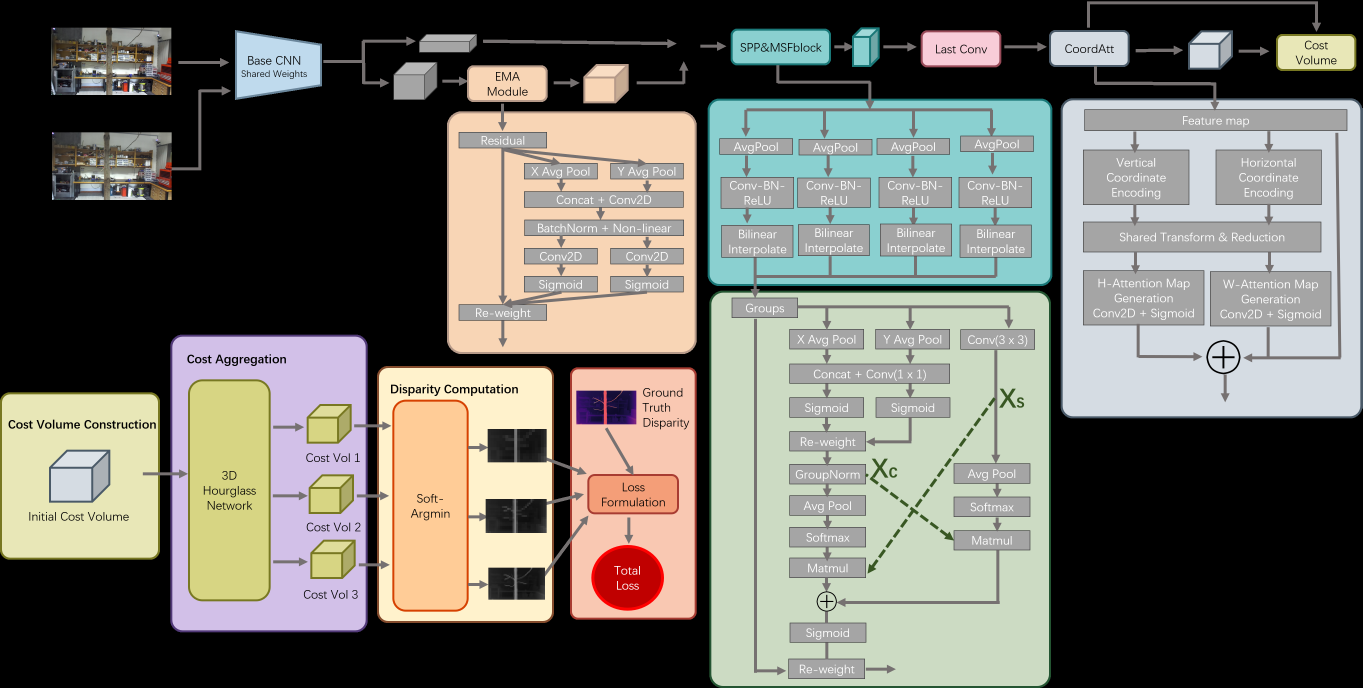
#> input picture assets/flow_chart.png, 4087 x 2064 px, given in place of DEFOM-Stereo_3305.png, which was not available (shown at 1/3 size)
$ python make_blur_layers.py
#> lines starting #> are read from the running program, lines starting #| are printed output that depends on the picture; pictures that were not available may be replaced by others from this repository, and a replacement may not be noted
"""Generate 3 progressively mosaic (pixelated block) versions of a disparity map.

Illustrates the coarse-to-fine Soft-Argmin outputs (disp1/disp2/disp3 in
src/disp_processor.py). Label 1 is the coarsest (biggest mosaic blocks), label 3
is the finest (smallest blocks). Edit --blocks to change the block size per layer.
"""

import argparse
from pathlib import Path

import cv2

# EMCStereo/  ->  repo root that holds the ground-truth image
SCRIPT_DIR = Path(__file__).resolve().parent
DEFAULT_INPUT = SCRIPT_DIR.parent / "DEFOM-Stereo_3305.png"


def parse_args():
    parser = argparse.ArgumentParser(description=__doc__)
    parser.add_argument(
        "-i", "--input", type=Path, default=DEFAULT_INPUT,
        help="path to the ground-truth image",
    )
    parser.add_argument(
        "-o", "--output-dir", type=Path, default=None,
        help="output folder (default: same folder as the input image)",
    )
    parser.add_argument(
        "-b", "--blocks", type=int, nargs=3, default=[96, 56, 32],
        metavar=("B1", "B2", "B3"),
        help="mosaic block size in pixels for layers 1, 2, 3 (coarse -> fine)",
    )
    return parser.parse_args()


def mosaic(image, block):
    """Pixelate `image` into square blocks of `block` pixels (hard edges)."""
    h, w = image.shape[:2]
    small = cv2.resize(
        image, (max(1, w // block), max(1, h // block)),
        interpolation=cv2.INTER_AREA,
    )
    return cv2.resize(small, (w, h), interpolation=cv2.INTER_NEAREST)


def main():
    args = parse_args()

    image = cv2.imread(str(args.input), cv2.IMREAD_GRAYSCALE)
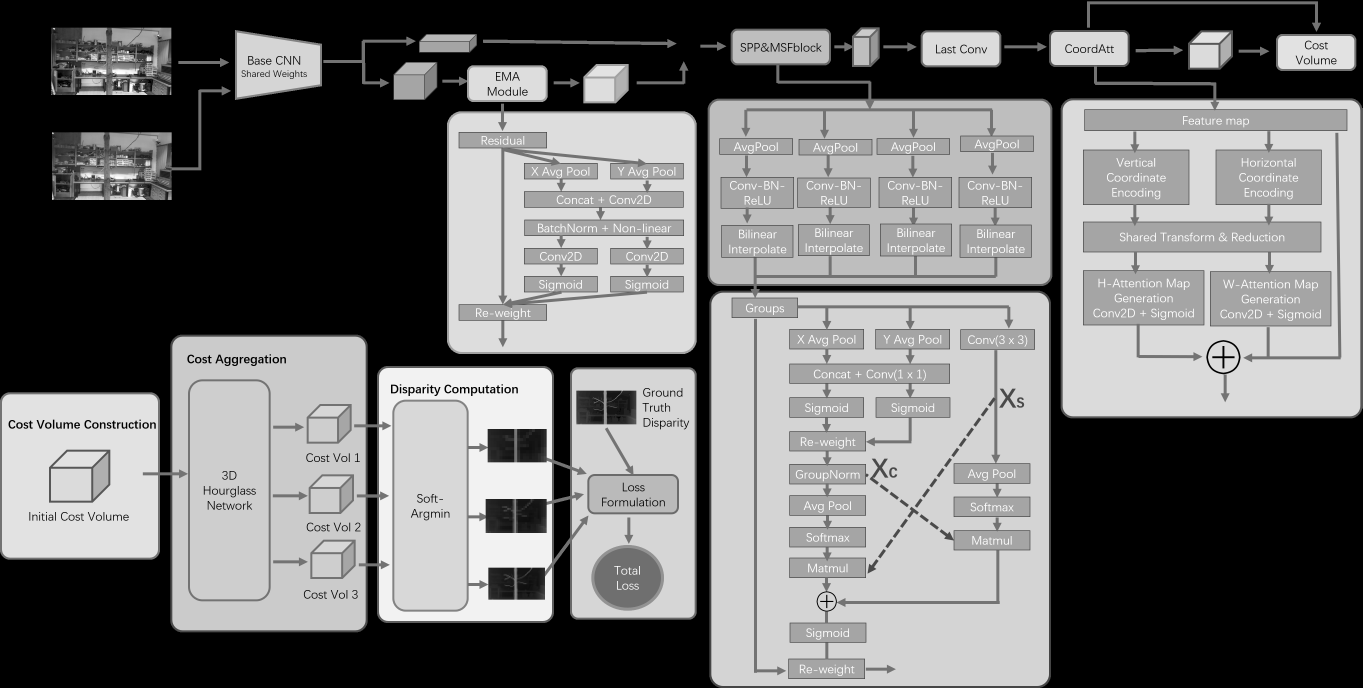
#> image: shape (2064, 4087) (shown at 1/3 size); min 0, max 255, mean 114.4
    if image is None:
        raise FileNotFoundError(f"Could not read image: {args.input}")

    out_dir = args.output_dir or args.input.parent
    out_dir.mkdir(parents=True, exist_ok=True)
    stem = args.input.stem

    for label, block in enumerate(args.blocks, start=1):
        out_path = out_dir / f"{stem}_{label}.png"
        cv2.imwrite(str(out_path), mosaic(image, block))
        print(f"[layer {label}] block={block:<4} -> {out_path}")
#> this loop made 3 passes
#> pass 1, in mosaic, `small = cv2.resize( image, (max(1, w // block), max(1, h // block)), i..`:
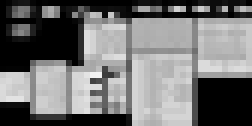
#> small: shape (21, 42) (shown 6 times larger); min 0, max 242, mean 114.4
#> pass 1, in main, `cv2.imwrite(str(out_path), mosaic(image, block))`:
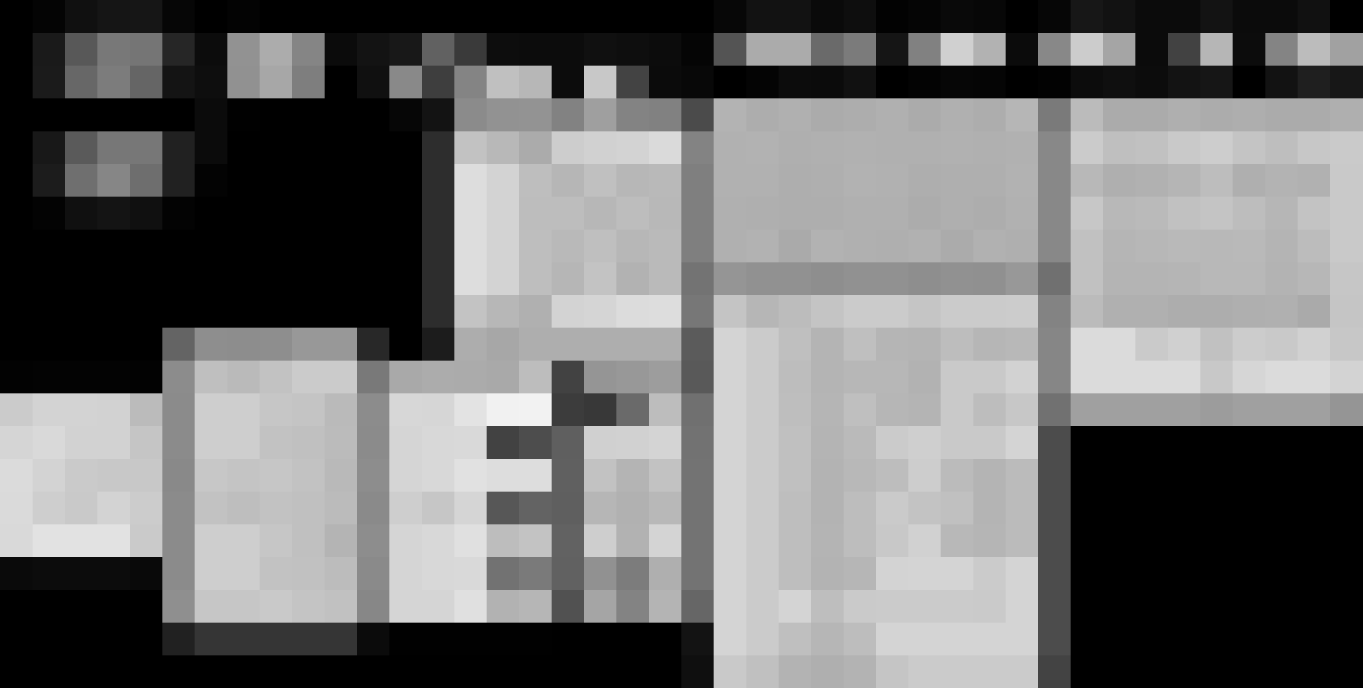
#> saved as DEFOM-Stereo_3305_1.png: shape (2064, 4087) (shown at 1/3 size); min 0, max 242, mean 114.4
#> pass 2, in mosaic (call 2), `small = cv2.resize( image, (max(1, w // block), max(1, h // block)), i..`:
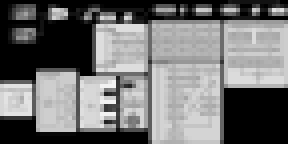
#> small: shape (36, 72) (shown 4 times larger); min 0, max 242, mean 114.4
#> pass 2, in main, `cv2.imwrite(str(out_path), mosaic(image, block))`:
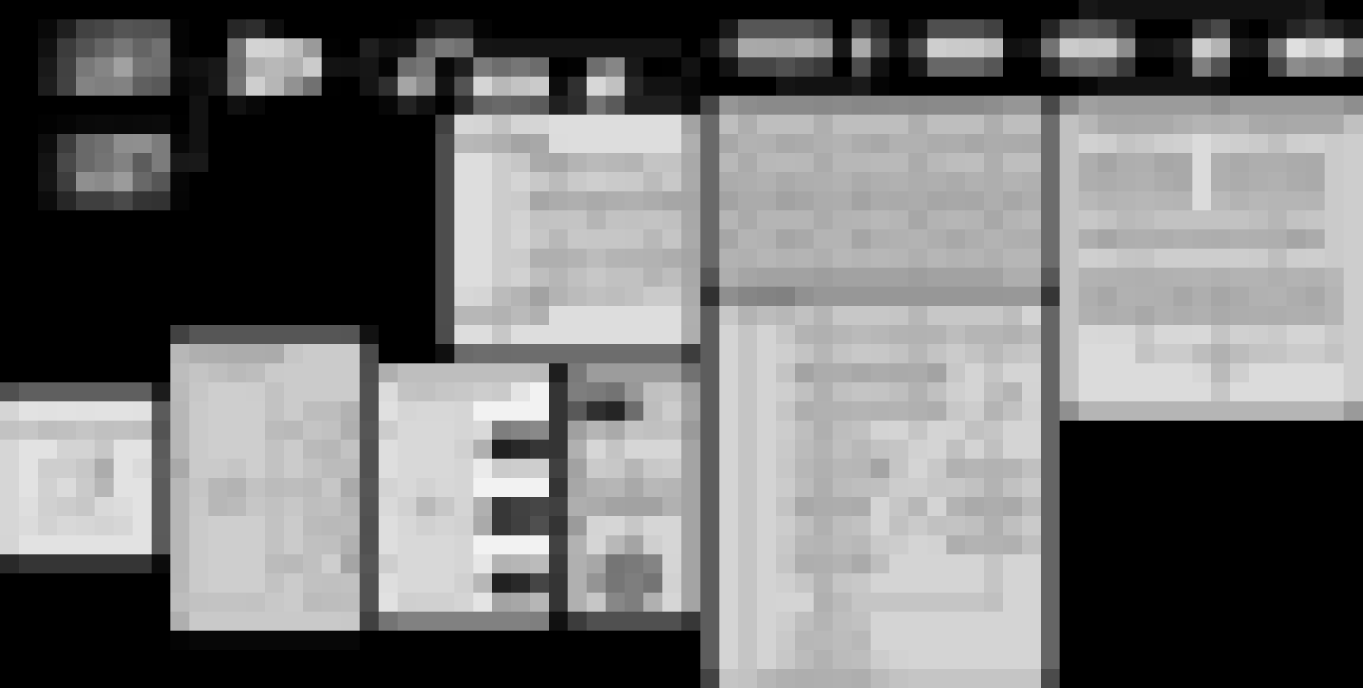
#> saved as DEFOM-Stereo_3305_2.png: shape (2064, 4087) (shown at 1/3 size); min 0, max 242, mean 114.4


if __name__ == "__main__":
    main()
